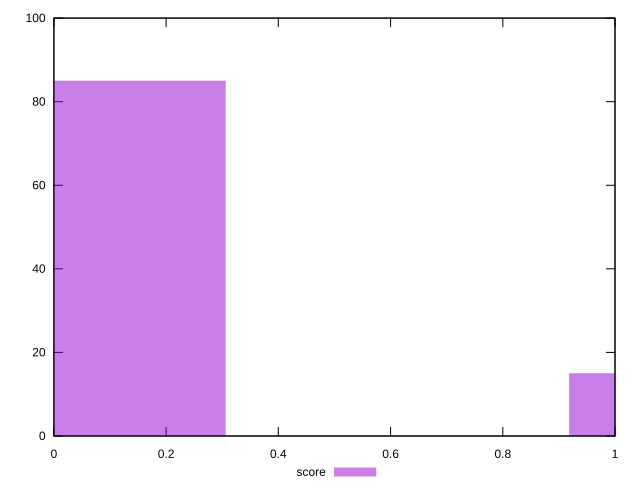

The script that saved this image:
reset
set terminal svg size 640, 490
set output "reprap/third-party-summary/samples/pages/score/histogram.svg"

$score <<EOF
0 85
1.1310479874956776 15
EOF

set key outside below
set boxwidth 0.5655239937478388
set yrange [0:100]
set style fill transparent solid 0.5 noborder

plot \
  $score title "score" with boxes, \


reset
